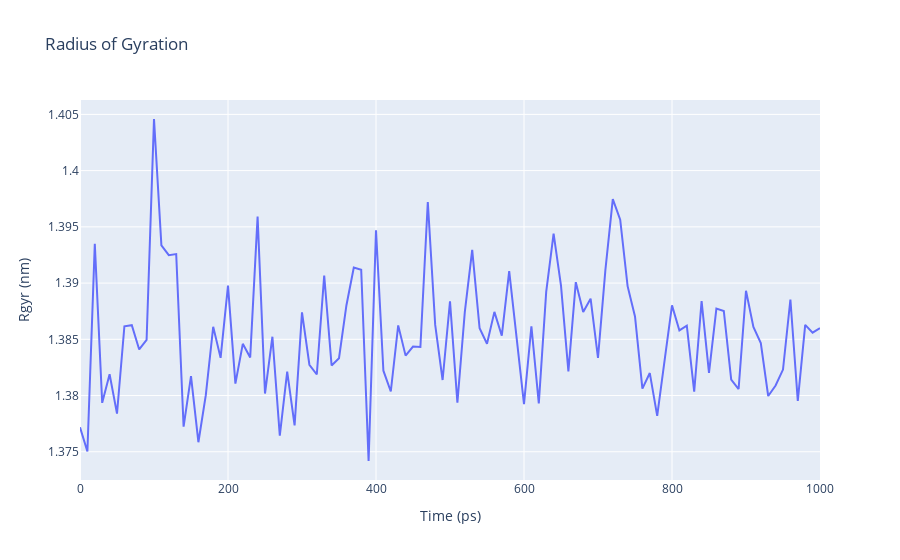

Notebook code cell kept with this figure:
### Code cell
import plotly
import plotly.graph_objs as go

# Read Rgyr data from file 
with open(output_rgyr,'r') as rgyr_file:
    x,y = map(
        list,
        zip(*[
            (float(line.split()[0]),float(line.split()[1]))
            for line in rgyr_file 
            if not line.startswith(("#","@")) 
        ])
    )

plotly.offline.init_notebook_mode(connected=True)

fig = {
    "data": [go.Scatter(x=x, y=y)],
    "layout": go.Layout(title="Radius of Gyration",
                        xaxis=dict(title = "Time (ps)"),
                        yaxis=dict(title = "Rgyr (nm)")
                       )
}

plotly.offline.iplot(fig)

### Figure 1 — Plotly figure (JSON) as saved in the notebook; plotly's stock layout.template omitted (floating-point values rounded to 4 significant figures)
{"data": [{"type": "scatter", "x": [0, 10, 20, 30, 40, 50, 60, 70, 80, 90, 100, 110, 120, 130, 140, 150, 160, 170, 180, 190, 200, 210, 220, 230, 240, 250, 260, 270, 280, 290, 300, 310, 320, 330, 340, 350, 360, 370, 380, 390, 400, 410, 420, 430, 440, 450, 460, 470, 480, 490, 500, 510, 520, 530, 540, 550, 560, 570, 580, 590, 600, 610, 620, 630, 640, 650, 660, 670, 680, 690, 700, 710, 720, 730, 740, 750, 760, 770, 780, 790, 800, 810, 820, 830, 840, 850, 860, 870, 880, 890, 900, 910, 920, 930, 940, 950, 960, 970, 980, 990, 1000], "y": [1.377, 1.375, 1.393, 1.379, 1.382, 1.378, 1.386, 1.386, 1.384, 1.385, 1.405, 1.393, 1.392, 1.393, 1.377, 1.382, 1.376, 1.38, 1.386, 1.383, 1.39, 1.381, 1.385, 1.383, 1.396, 1.38, 1.385, 1.376, 1.382, 1.377, 1.387, 1.383, 1.382, 1.391, 1.383, 1.383, 1.388, 1.391, 1.391, 1.374, 1.395, 1.382, 1.38, 1.386, 1.384, 1.384, 1.384, 1.397, 1.386, 1.381, 1.388, 1.379, 1.387, 1.393, 1.386, 1.385, 1.387, 1.385, 1.391, 1.385, 1.379, 1.386, 1.379, 1.389, 1.394, 1.39, 1.382, 1.39, 1.387, 1.389, 1.383, 1.391, 1.397, 1.396, 1.39, 1.387, 1.381, 1.382, 1.378, 1.383, 1.388, 1.386, 1.386, 1.38, 1.388, 1.382, 1.388, 1.388, 1.381, 1.381, 1.389, 1.386, 1.385, 1.38, 1.381, 1.382, 1.389, 1.38, 1.386, 1.386, 1.386]}], "layout": {"title": {"text": "Radius of Gyration"}, "xaxis": {"title": {"text": "Time (ps)"}}, "yaxis": {"title": {"text": "Rgyr (nm)"}}}}
